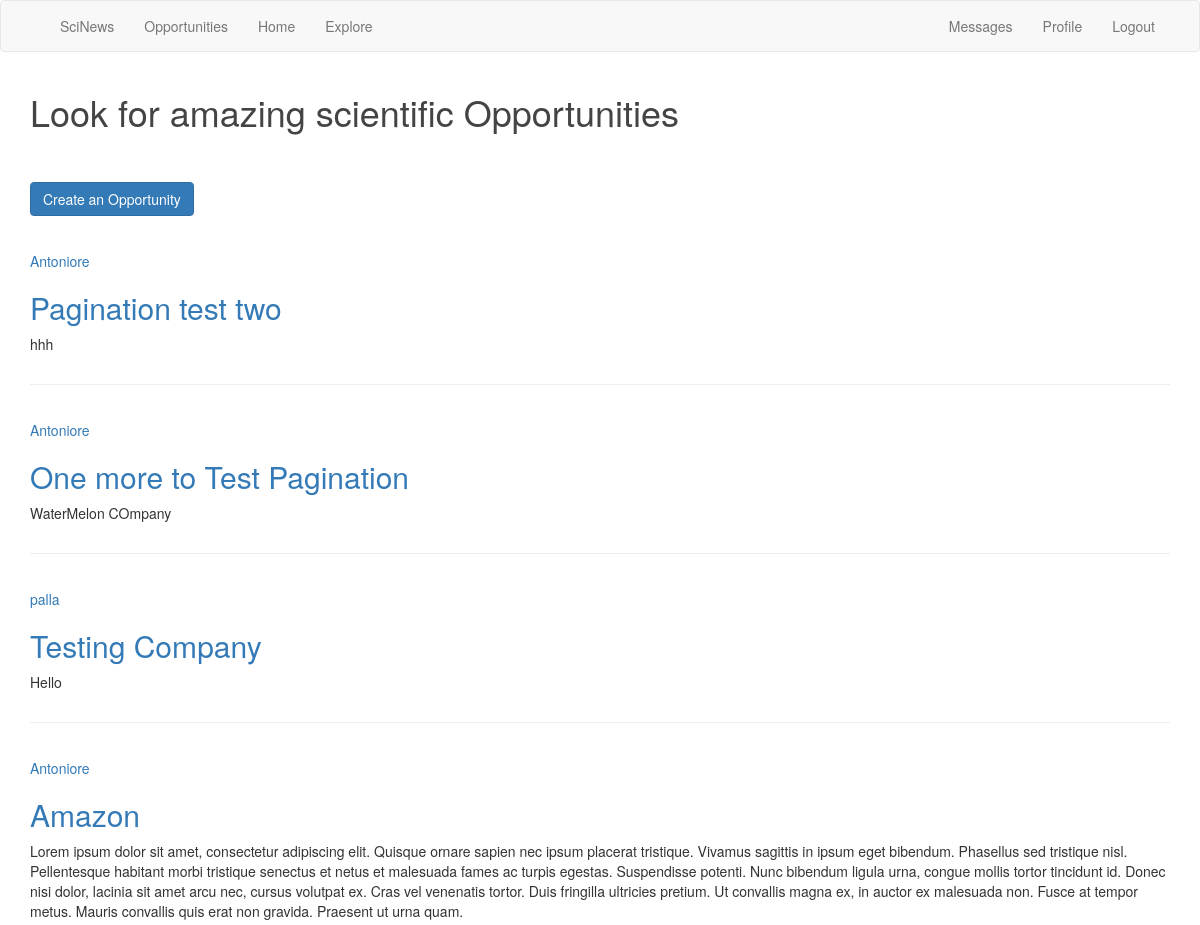
Before: /opportunities (signed in, upper part) with the older database file.
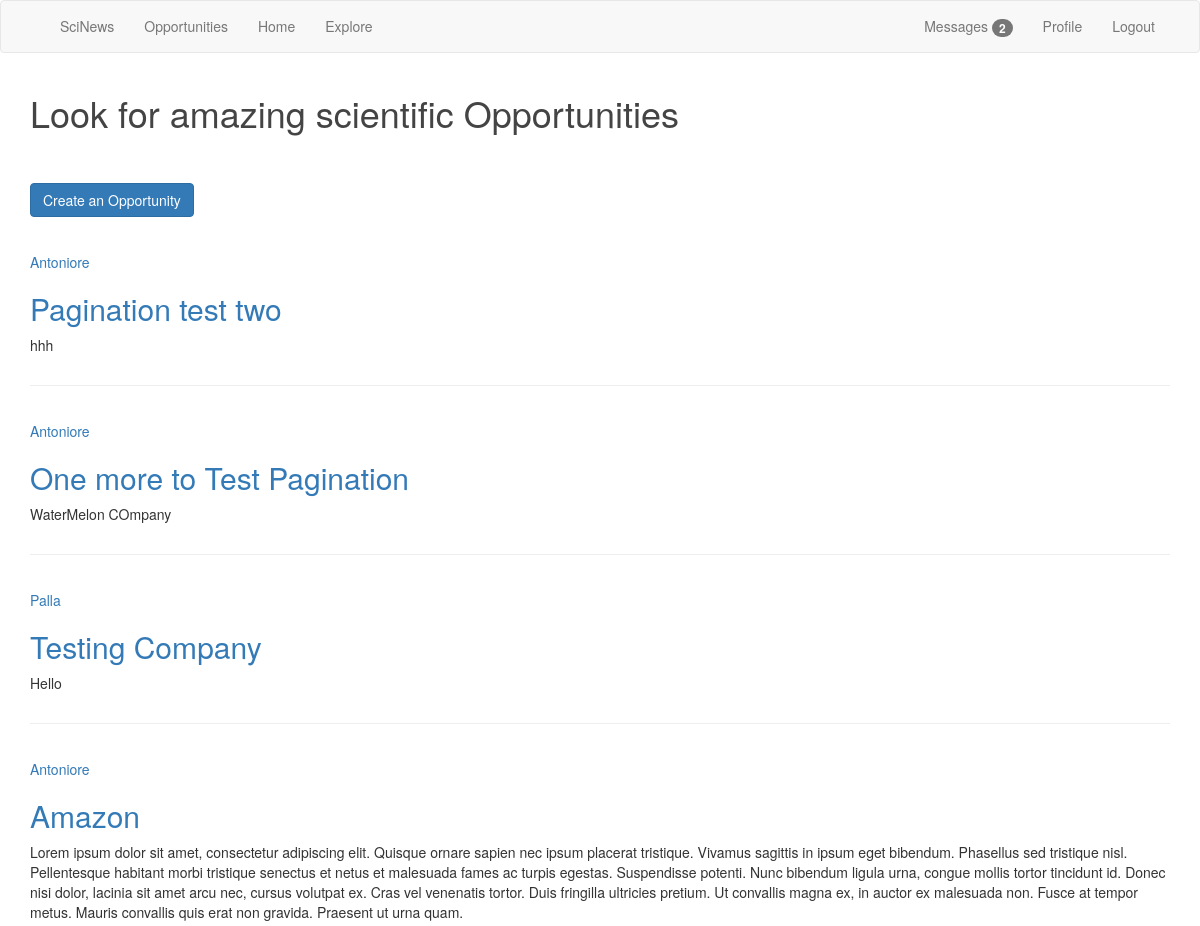
After: the same page with the newer database file.
### app/models.py (models this page shows, shortened)
class Jobpost(db.Model):
    id = db.Column(db.Integer, primary_key=True)
    title = db.Column(db.String(100), nullable=False)
    date_posted = db.Column(db.DateTime, nullable=False, default=datetime.utcnow)
    content = db.Column(db.Text, nullable=False)
    user_id = db.Column(db.Integer, db.ForeignKey('user.id'), nullable=False)

class User(UserMixin,db.Model):
    id = db.Column(db.Integer, primary_key=True)
    username = db.Column(db.String(64), index=True, unique=True)
    email = db.Column(db.String(120), index=True, unique=True)
    password_hash = db.Column(db.String(128))
    posts = db.relationship('Post', backref='author', lazy='dynamic')
    job = db.relationship('Jobpost', backref='author', lazy='dynamic')  #This will also link with jobpost
    about_me = db.Column(db.String(1500)) #Places data about the user here
    last_seen = db.Column(db.DateTime, default=datetime.utcnow)
    followed = db.relationship(
        'User', secondary=followers,
        primaryjoin=(followers.c.follower_id == id),
        secondaryjoin=(followers.c.followed_id == id),
        backref=db.backref('followers', lazy='dynamic'), lazy='dynamic')
    messages_sent = db.relationship('Message',
                                    foreign_keys='Message.sender_id',
                                    backref='author', lazy='dynamic')
    messages_received = db.relationship('Message',
                                        foreign_keys='Message.recipient_id',
                                        backref='recipient', lazy='dynamic')
    last_message_read_time = db.Column(db.DateTime)
    notifications = db.relationship('Notification', backref='user',
                                    lazy='dynamic')
    def new_messages(self):
        last_read_time = self.last_message_read_time or datetime(1900, 1, 1)
        return Message.query.filter_by(recipient=self).filter(
            Message.timestamp > last_read_time).count()

### app/routes.py (the view)
@app.route("/opportunities" ,  methods=['GET', 'POST'])
@login_required
def opportunity():
    page = request.args.get('page', 1, type=int)
    posts = Jobpost.query.order_by(Jobpost.date_posted.desc()).paginate(
        page, app.config['POSTS_PER_PAGE'], False) #Sets the amount of post to placed from config.py
    next_url = url_for('explore', page=posts.next_num) \
        if posts.has_next else None
    prev_url = url_for('explore', page=posts.prev_num) \
        if posts.has_prev else None
    return render_template('oppor.html' , title=_('create job'), posts=posts.items, next_url=next_url,
                           prev_url=prev_url)

### app/models.py (called while the page is built)
@login.user_loader
def load_user(id):
    return User.query.get(int(id))

### app/routes.py (called while the page is built)
@app.before_request  #Checks if user is logged to know when they have been last seen.
def before_request():
    if current_user.is_authenticated:
        current_user.last_seen = datetime.utcnow()
        db.session.commit()
    g.locale = str(get_locale())

@app.before_request
def before_request():
    g.locale = str(get_locale())

### app/templates/oppor.html (shortened to what this page needs)
{% extends "base.html" %}
{% block app_content %}
    {% import 'bootstrap/wtf.html' as wtf %}
     <h1 >{{ _('Look for amazing scientific Opportunities') }}</h1>
     <br>
     <a class="btn btn-primary" href="{{url_for('new_jobs')}}"> {{('Create an Opportunity')}} </a>
     <br>
     <br>
     {% for post in posts %}
        <article class="media content-section">
          <div class="media-body">
            <div class="article-metadata">
              <a class="mr-2" href="#">{{ post.author.username }}</a>
            </div>
            <h2><a class="article-title" href="{{url_for('job', job_id =post.id)}}">{{ post.title }}</a></h2>
            <p class="article-content">{{ post.content }}</p>
          </div>
          <hr/>
        </article>
 {% endfor %}
{% endblock %}

Changed rows visible on the page:
changed through a linked row, Jobpost "Testing Company": author.username "palla" → "Palla"
Other visible differences:
{{ new_messages }}: (not shown) → "2"
